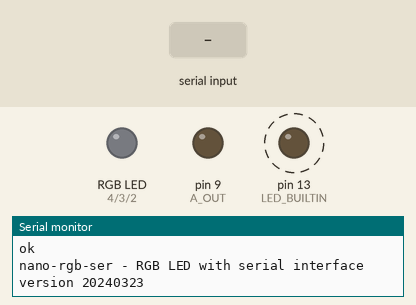
Recording of a sketch running on a simulated Arduino Mega 2560, built with avr-gcc and run on an emulated ATmega2560. Parts: an RGB LED mixed from three pins (HIGH = lit), output pins drawn as LEDs (lit = HIGH), the last lines printed to the serial monitor. Dashed ring = blinking. The test bench sets the inputs (shaded band).

Above: at 11.5 s.
11.6 s: "test\n" received over the second serial link
At 12.4 s:
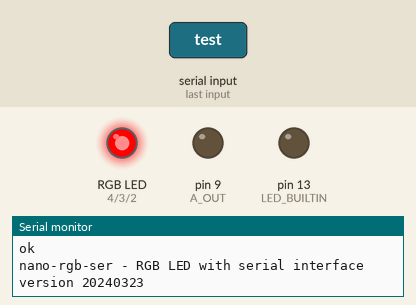
14.6 s: "test\n" received over Serial
At 15.2 s:
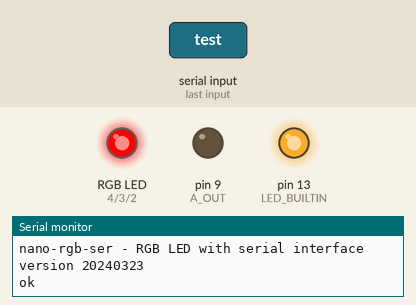
17.6 s: "reset\n" received over Serial
At 20.4 s:
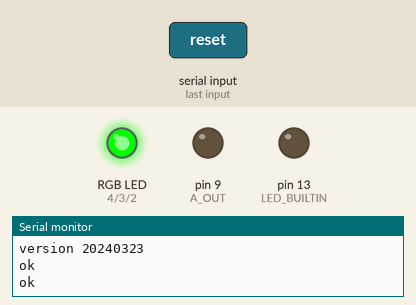
Timing chart, 0 to 21.6 s (numbered marks = the images above; inputs shaded):
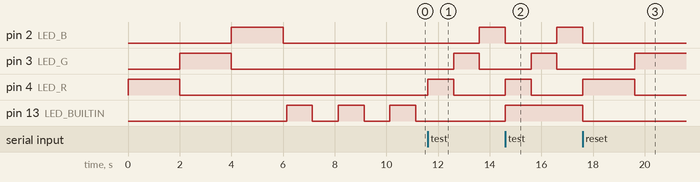

The sketch:

nano-rgb-ser.ino
```cpp
/*
  nano-rgb-ser - RGB LED with serial interface

  20240323, Jens

  control a RGB led via ASCII commands
  additional analog output and input

  notes:
  * led pins: D2, D3, D4
  * analog pins Ain - A0/D14 & Aout D9
  * serial interfaces: USB & Tx/D7 / Rx/D6

  notes on Nano clone programming:
  * install / reinstall CH340 driver?
  * select old bootloader?


  TODO:
  * check EOL

*/


#define txPin 7
#define rxPin 6

// Ardunio Nano
#include <SoftwareSerial.h>
SoftwareSerial Serial1 = SoftwareSerial(rxPin, txPin);  // add. serial i/f
#define A_IN A0
#define A_OUT 9

// ATtiny167
// #define A_IN A12
// #define A_OUT 4


#define ON HIGH
#define OFF LOW

#define LED_R 4
#define LED_G 3
#define LED_B 2

unsigned long previousMillis;  // variable for comparing millis counter

char cmdUSB[16];  // command line from USB
byte cmdUSBPtr = 0;

char cmdSer[16];  // command line from serial interface
byte cmdSerPtr = 0;

bool echo = false;
bool debug = false;  // note: debug messages only via USB
bool eolNL = true;
bool eolCR = true;

char EOL[] = "\r\n\0";

#define HELP_DSC "\nnano-rgb-ser - RGB LED with serial interface\nversion 20240323"
#define HELP_CMD "\
commands: test, echo, debug, info, reset, nl, cr, ok, err\n\
colors: red, green, blue, yellow, magenta, cyan, white, black\n\
analog: out <num> (0...1023), in, loop (stop with 'q')"


void (*resetFunc)(void) = 0;  //declare reset function @ address 0


void test(int dtime) {

  // show each LED

  digitalWrite(LED_R, ON);
  delay(dtime);
  digitalWrite(LED_R, OFF);

  digitalWrite(LED_G, ON);
  delay(dtime);
  digitalWrite(LED_G, OFF);

  digitalWrite(LED_B, ON);
  delay(dtime);
  digitalWrite(LED_B, OFF);
}


void analogIn() {

  int value = analogRead(A_IN);

  Serial.print(value);
  Serial.print(" - 0x");
  Serial.print(value, HEX);
  Serial.print(EOL);

  Serial1.print(value);
  Serial1.print(" - 0x");
  Serial1.print(value, HEX);
  Serial1.print(EOL);
}


void analogLoop() {

  while (true) {  // run forever

    int value = analogRead(A_IN);

    Serial.print(value);
    Serial.print(" - 0x");
    Serial.print(value, HEX);
    Serial.print(EOL);

    Serial1.print(value);
    Serial1.print(" - 0x");
    Serial1.print(value, HEX);
    Serial1.print(EOL);

    delay(1000);  // every second

    if (Serial.available()) {  // stop with 'q' or '^C'
      char c = Serial.read();
      if ((c == 'q' || c == 0x03))
        break;
    }

    if (Serial1.available()) {  // stop with 'q' or '^C'
      char c = Serial1.read();
      if ((c == 'q' || c == 0x03))
        break;
    }
  }  // while
}


void analogOut(char command[]) {
  int value = 0;

  String number = command + 4;
  number.trim();

  if (debug) {
    Serial.print("value: '");
    Serial.print(number);
  }

  value = number.toInt();

  if (debug) {
    Serial.print("' - ");
    Serial.print(value);
    Serial.print(EOL);
  }

  if (value < 0)
    value = 0;
  else if (value > 1023)
    value = 1023;
  analogWrite(A_OUT, value);
}


void setEOL() {

  if (eolCR)
    if (eolNL)
      memcpy(EOL, "\r\n\0", 3);
    else
      memcpy(EOL, "\r\0\0", 3);
  else if (eolNL)
    memcpy(EOL, "\n\0\0", 3);
  else
    memcpy(EOL, "\0\0\0", 3);
}


void setup() {

  pinMode(LED_BUILTIN, OUTPUT);
  digitalWrite(LED_BUILTIN, LOW);
  previousMillis = millis();

  pinMode(LED_R, OUTPUT);
  pinMode(LED_G, OUTPUT);  // Nano pins
  pinMode(LED_B, OUTPUT);

  digitalWrite(LED_R, OFF);
  digitalWrite(LED_G, OFF);  // default: OFF
  digitalWrite(LED_B, OFF);

  analogWrite(A_OUT, 0);  // default: 0 V

  Serial.begin(9600);

  pinMode(rxPin, INPUT);  // pins serial interface
  pinMode(txPin, OUTPUT);
  Serial1.begin(9600);

  test(2000);  // visible start, also wait for soft serial

  while (Serial.available())  // empty queues
    char c = Serial.read();
  while (Serial1.available())
    char c = Serial1.read();
  cmdUSBPtr = 0;
  cmdSerPtr = 0;

  setEOL();

  Serial.print(F(HELP_DSC));
  Serial.print(EOL);
  Serial.print("ok");
  Serial.print(F(HELP_DSC));
  Serial.print(EOL);

  Serial1.print(F(HELP_DSC));
  Serial1.print(EOL);
  Serial1.print("ok");
  Serial1.print(EOL);
}


void loop() {

  // read from usb interface
  if (Serial.available()) {  // read from interface

    char c = Serial.read();
    // if (echo)
    //   Serial.print(c);

    if ((c == '\n') || (c == '\r')) {  // NL or CR
      cmdUSB[cmdUSBPtr] = 0;
      processCommand(cmdUSB);
      cmdUSBPtr = 0;  // start new command line
    } else {
      cmdUSB[cmdUSBPtr] = c;
      cmdUSBPtr++;
      cmdUSBPtr = cmdUSBPtr & 0x0F;
    }
  }

  // read from additional serial interface
  if (Serial1.available()) {  // read from interface

    char c = Serial1.read();
    if (echo) {
      Serial.print(cmdSerPtr);
      Serial.print(c);
      Serial.print(" ");
    }

    if ((c == '\n') || (c == '\r')) {  // NL or CR
      cmdSer[cmdSerPtr] = 0;
      processCommand(cmdSer);
      cmdSerPtr = 0;  // start new command line
    } else {
      cmdSer[cmdSerPtr] = c;
      cmdSerPtr++;
      cmdSerPtr = cmdSerPtr & 0x0F;
    }
  }

  // toogle LED in main loop
  if (millis() - previousMillis >= 1000) {  // every second
    digitalWrite(LED_BUILTIN, !digitalRead(LED_BUILTIN));
    previousMillis = millis();
  }
}


void processCommand(char command[]) {

  if (command[0] == 0) {  // empty, from CR or NL
    return;
  }

  for (int i = 0; command[i] != '\0'; ++i) {
    if (command[i] >= 'A' && command[i] <= 'Z') {  // to lower case
      command[i] = command[i] + 'a' - 'A';
    }
  }

  if (debug) {
    Serial.print("cmd:");
    Serial.print(command);
    for (int i = 0; i < 16; i++) {  // debug: show command line
      Serial.print(" ");
      Serial.print(command[i], HEX);
    }
    Serial.print(EOL);
  }

  bool err = false;

  if (strcmp(command, "test") == 0) {
    test(1000);
  } else if (strcmp(command, "echo") == 0) {
    echo = !echo;
  } else if (strcmp(command, "debug") == 0) {
    debug = !debug;
  } else if (strcmp(command, "nl") == 0) {
    eolNL = !eolNL;
    setEOL();
  } else if (strcmp(command, "cr") == 0) {
    eolCR = !eolCR;
    setEOL();
  } else if ((strcmp(command, "info") == 0) || (command[0] == '?')) {

    Serial.print(F(HELP_DSC));
    Serial.print(EOL);
    Serial.print("status: echo=");
    Serial.print(echo);
    Serial.print("   debug=");
    Serial.print(debug);
    Serial.print("   CR=");
    Serial.print(eolCR);
    Serial.print("   NL=");
    Serial.print(eolNL);
    Serial.print(EOL);
    Serial.print(F(HELP_CMD));
    Serial.print(EOL);

    Serial1.print(F(HELP_DSC));
    Serial1.print(EOL);
    Serial1.print("status: echo=");
    Serial1.print(echo);
    Serial1.print("   debug=");
    Serial1.print(debug);
    Serial1.print("   CR=");
    Serial1.print(eolCR);
    Serial1.print("   NL=");
    Serial1.print(eolNL);
    Serial1.print(EOL);
    Serial1.print(F(HELP_CMD));
    Serial1.print(EOL);

  } else if (strcmp(command, "reset") == 0) {
    resetFunc();                            //call reset
  } else if (strcmp(command, "ok") == 0) {  // nothing, just reply "ok"
    err = false;
  } else if (strcmp(command, "err") == 0) {  // nothing, just error code
    err = true;

  } else if (strcmp(command, "red") == 0) {
    digitalWrite(LED_R, ON);
    digitalWrite(LED_G, OFF);
    digitalWrite(LED_B, OFF);
  } else if (strcmp(command, "green") == 0) {
    digitalWrite(LED_R, OFF);
    digitalWrite(LED_G, ON);
    digitalWrite(LED_B, OFF);
  } else if (strcmp(command, "blue") == 0) {
    digitalWrite(LED_R, OFF);
    digitalWrite(LED_G, OFF);
    digitalWrite(LED_B, ON);
  } else if (strcmp(command, "yellow") == 0) {
    digitalWrite(LED_R, ON);
    digitalWrite(LED_G, ON);
    digitalWrite(LED_B, OFF);
  } else if (strcmp(command, "magenta") == 0) {
    digitalWrite(LED_R, ON);
    digitalWrite(LED_G, OFF);
    digitalWrite(LED_B, ON);
  } else if (strcmp(command, "cyan") == 0) {
    digitalWrite(LED_R, OFF);
    digitalWrite(LED_G, ON);
    digitalWrite(LED_B, ON);
  } else if (strcmp(command, "white") == 0) {
    digitalWrite(LED_R, ON);
    digitalWrite(LED_G, ON);
    digitalWrite(LED_B, ON);
  } else if (strcmp(command, "black") == 0) {
    digitalWrite(LED_R, OFF);
    digitalWrite(LED_G, OFF);
    digitalWrite(LED_B, OFF);
  } else if (strncmp(command, "out ", 4) == 0) {
    analogOut(command);
  } else if (strcmp(command, "in") == 0) {
    analogIn();
  } else if (strcmp(command, "loop") == 0) {
    analogLoop();
  } else err = true;

  if (err) {
    Serial.print("err");
    Serial.print(EOL);
    Serial1.print("err");
    Serial1.print(EOL);
  } else {
    Serial.print("ok");
    Serial.print(EOL);
    Serial1.print("ok");
    Serial1.print(EOL);
  }
}
```

Measured:
- after the input at 11.6 s, pin 2 (LED_B): LOW → HIGH after 2.0 s; pin 3 (LED_G): LOW → HIGH after 1.0 s, → LOW 1.0 s later; pin 4 (LED_R): LOW → HIGH at once, → LOW 1.0 s later; pin 13 (LED_BUILTIN): stays LOW (without the input it goes to HIGH after 0.54 s)
- after the input at 14.6 s, pin 3 (LED_G): LOW → HIGH after 1.0 s, → LOW 1.0 s later; pin 4 (LED_R): LOW → HIGH at once, → LOW 1.0 s later; pin 13 (LED_BUILTIN): goes on until 14.6 s, then stays HIGH
- after the input at 17.6 s, pin 3 (LED_G): LOW → HIGH after 2.0 s; pin 4 (LED_R): LOW → HIGH at once, → LOW 2.0 s later; pin 13 (LED_BUILTIN): goes on until 17.6 s, then stays LOW
- by itself, pin 13 (LED_BUILTIN): alternates HIGH for 1.0 s and LOW for 1.0 s
